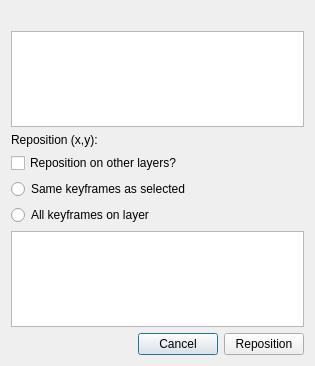
<?xml version="1.0" encoding="UTF-8"?>
<ui version="4.0">
 <class>RepositionFramesDialog</class>
 <widget class="QDialog" name="RepositionFramesDialog">
  <property name="geometry">
   <rect>
    <x>0</x>
    <y>0</y>
    <width>315</width>
    <height>366</height>
   </rect>
  </property>
  <property name="windowTitle">
   <string>Reposition Frames</string>
  </property>
  <layout class="QVBoxLayout" name="verticalLayout">
   <item>
    <widget class="QLabel" name="labRepositionFrames">
     <property name="text">
      <string/>
     </property>
    </widget>
   </item>
   <item>
    <widget class="QListWidget" name="listSelectedFrames"/>
   </item>
   <item>
    <widget class="QLabel" name="labRepositioned">
     <property name="text">
      <string>Reposition (x,y): </string>
     </property>
    </widget>
   </item>
   <item>
    <widget class="QCheckBox" name="cbOtherLayers">
     <property name="text">
      <string>Reposition on other layers?</string>
     </property>
    </widget>
   </item>
   <item>
    <widget class="QRadioButton" name="rbSameKeyframes">
     <property name="text">
      <string>Same keyframes as selected</string>
     </property>
    </widget>
   </item>
   <item>
    <widget class="QRadioButton" name="rbAllKeyframes">
     <property name="text">
      <string>All keyframes on layer</string>
     </property>
    </widget>
   </item>
   <item>
    <widget class="QListWidget" name="listSelectedLayers">
     <property name="selectionMode">
      <enum>QAbstractItemView::MultiSelection</enum>
     </property>
    </widget>
   </item>
   <item>
    <layout class="QHBoxLayout" name="horizontalLayout">
     <item>
      <spacer name="horizontalSpacer">
       <property name="orientation">
        <enum>Qt::Horizontal</enum>
       </property>
       <property name="sizeHint" stdset="0">
        <size>
         <width>40</width>
         <height>20</height>
        </size>
       </property>
      </spacer>
     </item>
     <item>
      <widget class="QPushButton" name="btnCancel">
       <property name="text">
        <string>Cancel</string>
       </property>
      </widget>
     </item>
     <item>
      <widget class="QPushButton" name="btnReposition">
       <property name="text">
        <string>Reposition</string>
       </property>
      </widget>
     </item>
    </layout>
   </item>
   <item>
    <spacer name="verticalSpacer">
     <property name="orientation">
      <enum>Qt::Vertical</enum>
     </property>
     <property name="sizeHint" stdset="0">
      <size>
       <width>17</width>
       <height>1</height>
      </size>
     </property>
    </spacer>
   </item>
  </layout>
 </widget>
 <resources/>
 <connections/>
</ui>
